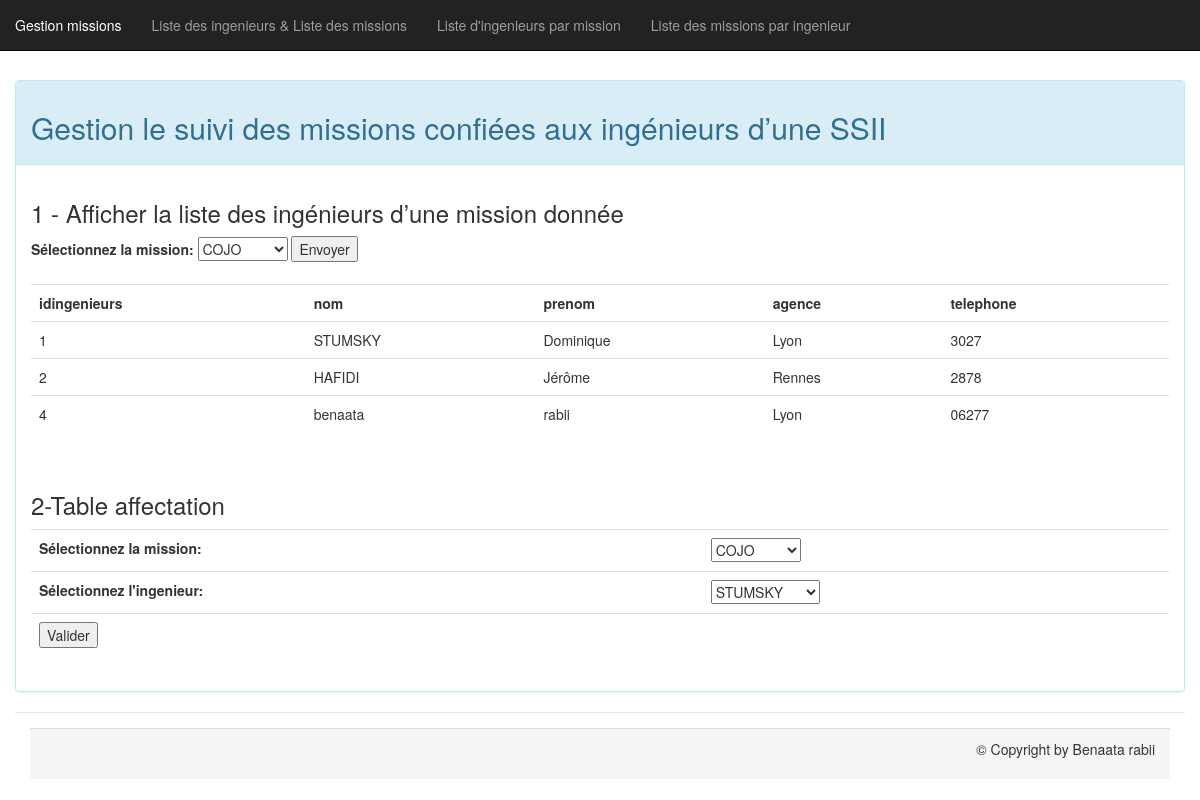
Screenshot of /formulaire_ingenieurs.php with the database file from the repository.
### tables this page shows
CREATE TABLE `affectations` (
  `idingenieurs` int(11) NOT NULL,
  `idmissions` int(11) NOT NULL
);

CREATE TABLE `ingenieurs` (
  `idingenieurs` int(10) NOT NULL,
  `nom` varchar(20) NOT NULL,
  `prenom` varchar(20) NOT NULL,
  `agence` varchar(20) NOT NULL,
  `telephone` varchar(15) NOT NULL
);

### fonction.fun.php (called while the page is built, shortened)
<?php
    function affiche_ingenieurs($bdd){
        $sql="SELECT * FROM `ingenieurs`";
        $reponse= $bdd->query($sql);
       return $reponse;
    }
     function affiche_missions($bdd){
        $sql="SELECT * FROM `missions`";
        $reponse= $bdd->query($sql);
        return $reponse;
    }
     function affiche_ingenieursParMission($bdd,$id){
        $sql="SELECT * FROM `missions`,ingenieurs,affectations WHERE ingenieurs.idingenieurs=affectations.idingenieurs and affectations.idmissions=missions.idmissions and missions.idmissions=?";
        $reponse= $bdd->prepare($sql);
        $reponse->execute(array($id));
        return $reponse;
    }
?>

### formulaire_ingenieurs.php (the view, shortened to what this page needs)
<?php
include_once ('connect.php');
include_once ('fonction.fun.php');
?>
<!DOCTYPE html>
<html lang="en">
<head>
    <link rel="stylesheet" type="text/css" href="principal.css" />
    <link href="bootstrap.min.css" rel="stylesheet">
    <link href="bootstrap-responsive.min.css" rel="stylesheet">
</head>
<body>
<?php
require_once 'menu.php';
?>
<div class="col-md-12 col-xs-12 spacer">
    <div class="panel panel-info spacer">
        <div class="panel-heading">
            <h2>Gestion le suivi des missions confiées aux ingénieurs d’une SSII</h2>
        </div>
        <div class="panel-body">
            <div class="content">
                <h3>1 - Afficher la liste des ingénieurs d’une mission donnée</h3>
                <form method="get" action="<?php echo $_SERVER['PHP_SELF']?>">
                    <label>Sélectionnez la mission:</label>
                    <?php $reponse=affiche_missions($bdd);   ?>
                    <select name="missions" id="missions">
                        <?php     while($donnees= $reponse->fetch(PDO::FETCH_ASSOC)){ ?>
                            <option <?php if(!isset($_GET['missions'])) $_GET['missions']=1; if($donnees['idmissions'] == $_GET['missions']) echo "selected='selected'"?> value="<?php echo $donnees['idmissions'];?>"><?php echo $donnees['mission'];?></option>
                        <?php  } ?>
                    </select>
                    <input type="submit" name="bouton" id="bouton" value="Envoyer" />
                </form>
                <br>
                <?php if(isset($_GET['missions'])){
                    echo"<table class=\"table\">";
                    echo "<tr>
                        <th>idingenieurs</th><th>nom</th><th>prenom</th><th>agence</th><th>telephone</th>
                    </tr> ";
                    $reponse=affiche_ingenieursParMission($bdd,$_GET['missions']);
                    while($donnees= $reponse->fetch(PDO::FETCH_ASSOC)){
                        echo"<tr>";
                        echo "<td>".$donnees['idingenieurs']."</td><td>".$donnees['nom']."</td><td>".$donnees['prenom']."</td><td>".$donnees['agence']."</td><td>".$donnees['telephone']."</td>" ;
                        echo"</tr>";
                    }
                    echo"</table>";
                }?>
            </div>
            <br>
            <div class="content">
                    <h3>2-Table affectation</h3>
                    <form method="get" action="<?php echo $_SERVER['PHP_SELF']?>">
                        <table class="table">
                            <tr>
                                <td><label for="age">Sélectionnez la mission:</label> <?php $reponse = affiche_missions($bdd); ?> </td>
                                <td>
                                    <select name="missions" id="missions">
                                        <?php     while($donnees= $reponse->fetch(PDO::FETCH_ASSOC)){ ?>
                                            <option <?php if(!isset($_GET['missions'])) $_GET['missions']=1; if($donnees['idmissions'] == $_GET['missions']) echo "selected='selected'"?> value="<?php echo $donnees['idmissions']; ?>"><?php echo $donnees['mission']; ?></option>
                                        <?php  } ?>
                                    </select></td>
                            </tr>
                            <tr>
                                <td><label for="age">Sélectionnez l'ingenieur:</label> <?php $reponse = affiche_ingenieurs($bdd); ?> </td>
                                <td>
                                    <select name="ingenieurs" id="ingenieurs">
                                        <?php     while($donnees= $reponse->fetch(PDO::FETCH_ASSOC)){    ?>
                                            <option <?php if(!isset($_GET['ingenieurs'])) $_GET['ingenieurs']=1 ;if($donnees['idingenieurs']== $_GET['ingenieurs']) echo "selected='selected'"?> value="<?php echo $donnees['idingenieurs']; ?>"><?php echo $donnees['nom']; ?></option>
                                        <?php  } ?>
                                    </select></th>
                            </tr>
                            <tr>
                                <td>
                                    <input type="submit" value="Valider"/>
                                </td>
                                <td></td>
                            </tr>
                        </table>
                </div>
            </div>
        </div>
    <?php
    require_once 'footer.php';
    ?>
</body>
</html>

### principal.css (style rules this page uses)
.spacer { margin-top: 40px; }

### rows the page displays
affectations: idingenieurs "1", idingenieurs.nom "STUMSKY", idingenieurs.prenom "Dominique", idingenieurs.agence "Lyon", idingenieurs.telephone "3027"
affectations: idingenieurs "2", idingenieurs.nom "HAFIDI", idingenieurs.prenom "Jérôme", idingenieurs.agence "Rennes", idingenieurs.telephone "2878"
affectations: idingenieurs "4", idingenieurs.nom "benaata", idingenieurs.prenom "rabii", idingenieurs.agence "Lyon", idingenieurs.telephone "06277"

### other values shown
form field missions "COJO"
form field ingenieurs "STUMSKY"
